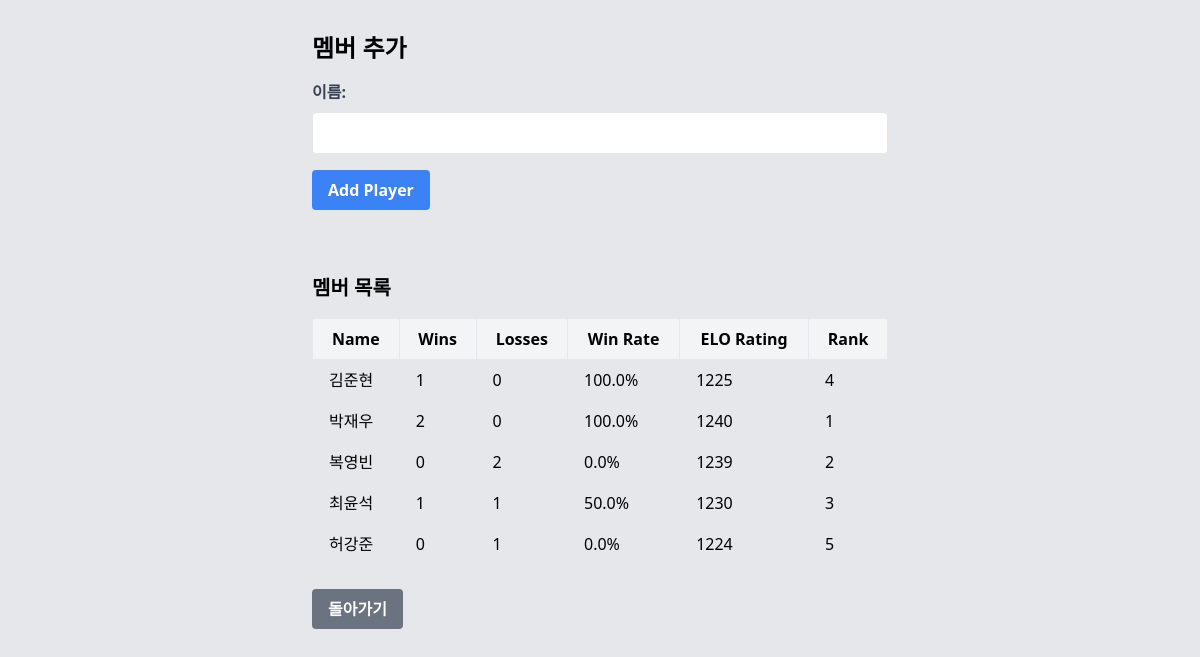
The page /add_player on the database its author committed.
### app.py (models this page shows, shortened)
class Player(db.Model):
    id = db.Column(db.Integer, primary_key=True)
    name = db.Column(db.String(80), nullable=False)
    wins = db.Column(db.Integer, default=0)
    losses = db.Column(db.Integer, default=0)
    win_rate = db.Column(db.Float, default=0.0)
    elo = db.Column(db.Integer, default=1200)
    rank = db.Column(db.Integer)

### app.py (the view)
@app.route('/add_player', methods=['GET', 'POST'])
def add_player():
    if request.method == 'POST':
        name = request.form['name']
        player = Player(name=name)
        db.session.add(player)
        db.session.commit()
        return redirect(url_for('add_player'))
    else:
        players = Player.query.order_by(Player.name).all()
        return render_template('add_player.html', players=players)

### templates/add_player.html (shortened to what this page needs)
<!DOCTYPE html>
<html>
  <head>
    <link
      rel="stylesheet"
      href="https://cdn.jsdelivr.net/npm/tailwindcss@2.1.4/dist/tailwind.min.css" />
  </head>
  <body class="bg-gray-200">
    <div class="max-w-xl mx-auto py-8">
      <h1 class="text-2xl font-bold mb-4">멤버 추가</h1>
      <form method="POST" action="{{ url_for('add_player') }}">
        <div class="mb-4">
          <label class="block text-gray-700 font-bold mb-2" for="name">
            이름:
          </label>
          <input
            class="border rounded w-full py-2 px-3"
            type="text"
            name="name"
            id="name"
            required />
        </div>
        <div class="mb-4">
          <button
            class="bg-blue-500 hover:bg-blue-700 text-white font-bold py-2 px-4 rounded"
            type="submit">
            Add Player
          </button>
        </div>
      </form>
      <br />
      <br />
      <h2 class="text-xl font-bold mb-4">멤버 목록</h2>
      <table class="w-full border">
        <thead>
          <tr class="bg-gray-100">
            <th class="border px-4 py-2">Name</th>
            <th class="border px-4 py-2">Wins</th>
            <th class="border px-4 py-2">Losses</th>
            <th class="border px-4 py-2">Win Rate</th>
            <th class="border px-4 py-2">ELO Rating</th>
            <th class="border px-4 py-2">Rank</th>
          </tr>
        </thead>
        <tbody>
          {% for player in players %}
          <tr>
            <td class="border px-4 py-2">{{ player.name }}</td>
            <td class="border px-4 py-2">{{ player.wins }}</td>
            <td class="border px-4 py-2">{{ player.losses }}</td>
            <td class="border px-4 py-2">{{ 100*player.win_rate }}%</td>
            <td class="border px-4 py-2">{{ player.elo | int }}</td>
            <td class="border px-4 py-2">{{ player.rank }}</td>
          </tr>
          {% endfor %}
        </tbody>
      </table>
      <br />
      <a href="{{ url_for('home') }}">
        <button
          class="bg-gray-500 hover:bg-gray-700 text-white font-bold py-2 px-4 rounded">
          돌아가기
        </button>
      </a>
    </div>
  </body>
</html>

### rows shown on the page
Player: name "김준현", wins "1", losses "0", 100*player.win_rate "100.0", elo "1225", rank "4"
Player: name "박재우", wins "2", losses "0", 100*player.win_rate "100.0", elo "1240", rank "1"
Player: name "복영빈", wins "0", losses "2", 100*player.win_rate "0.0", elo "1239", rank "2"
Player: name "최윤석", wins "1", losses "1", 100*player.win_rate "50.0", elo "1230", rank "3"
Player: name "허강준", wins "0", losses "1", 100*player.win_rate "0.0", elo "1224", rank "5"
